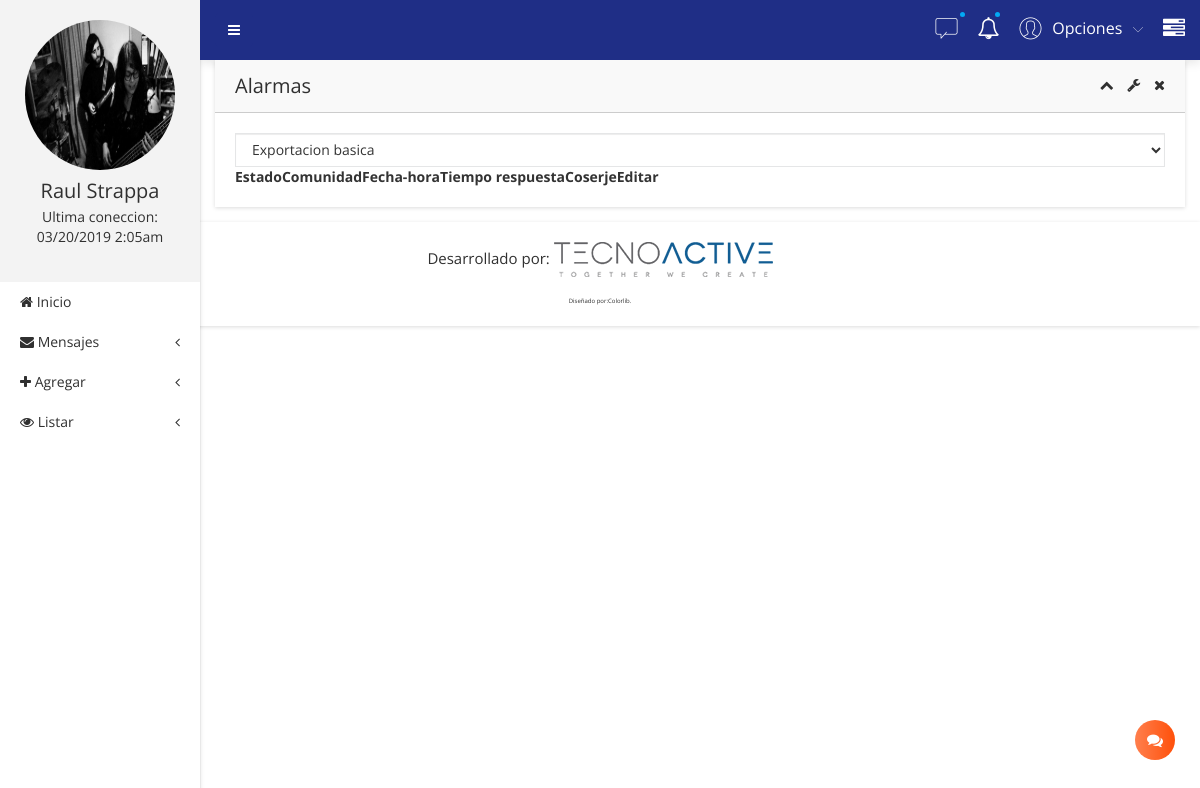
Page /?c=Usuario&a=Alarmas (signed in) on the earlier database version.
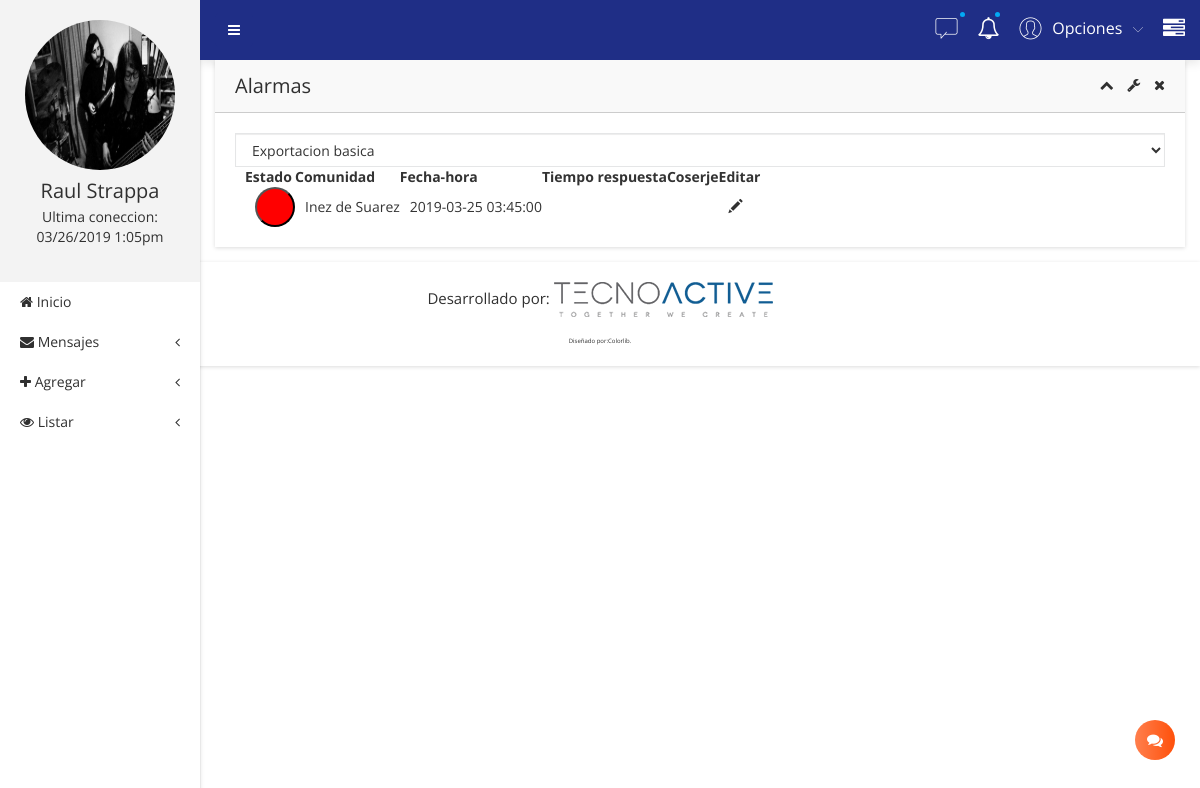
Same page on the later database version.
### tables this page shows
CREATE TABLE `alarma` (
  `idAlarma` int(6) NOT NULL,
  `idComunidad` int(6) NOT NULL,
  `fechaAlarma` datetime NOT NULL,
  `tiempoAlarma` int(6) DEFAULT NULL,
  `estadoAlarma` int(6) NOT NULL DEFAULT '0',
  `idUsuario` int(6) DEFAULT NULL
);

CREATE TABLE `comunidad` (
  `idComunidad` int(6) NOT NULL,
  `idAdmin` int(6) NOT NULL,
  `nombreComunidad` varchar(30) NOT NULL,
  `direccionComunidad` varchar(30) NOT NULL,
  `idRegion` int(20) NOT NULL,
  `idComuna` int(20) NOT NULL
);

### controller/usuario.controller.php (called while the page is built, shortened)
<?php
require_once 'model/alarma.php';
class UsuarioController
{
    public function Alarmas()
    {
      $a = new Alarma();
      require_once 'view/header.php';
      require_once 'view/listarAlarmas.php';
      require_once 'view/footer.php';
    }
}
 ?>

### model/database.php (called while the page is built, shortened)
<?php
class Database
{
	public static function Conn()
	{
		$conn = new PDO('mysql:host=localhost;dbname=awake','root','',array(PDO::MYSQL_ATTR_INIT_COMMAND=>'SET NAMES \'UTF8\''));
		$conn -> setAttribute(PDO::ATTR_ERRMODE,PDO::ERRMODE_EXCEPTION);
		return $conn;
	}
}
?>

### model/alarma.php (called while the page is built, shortened)
<?php
class Alarma
{
  private $conn;
  public function __CONSTRUCT()
   {
       try
       {
         $this->conn = Database::Conn();
       }
       catch(Exception $e)
       {
         die($e->getMessage());
       }
   }
   public function listar()
   {
      $sql = $this->conn->prepare("SELECT * FROM alarma left join usuario using(idUsuario) join comunidad using(idComunidad)");
      $sql->execute();
      return $sql->fetchAll(PDO::FETCH_OBJ);
   }
}
 ?>

### view/listarAlarmas.php (the view, shortened to what the changed rows need)
        <div class="admin-dashone-data-table-area">
            <div class="container-fluid">
                <div class="row">
                    <div class="col-lg-12">
                        <div class="sparkline8-list shadow-reset">
                            <div class="sparkline8-hd">
                                <div class="main-sparkline8-hd">
                                    <h1>Alarmas</h1>
                                    <div class="sparkline8-outline-icon">
                                        <span class="sparkline8-collapse-link"><i class="fa fa-chevron-up"></i></span>
                                        <span><i class="fa fa-wrench"></i></span>
                                        <span class="sparkline8-collapse-close"><i class="fa fa-times"></i></span>
                                    </div>
                                </div>
                            </div>
                            <div class="sparkline8-graph">
                                <div class="datatable-dashv1-list custom-datatable-overright">
                                    <div id="toolbar">
                                        <select class="form-control">
                                            <option value="">Exportacion basica</option>
                                        </select>
                                    </div>
                                    <table id="table" data-toggle="table" data-pagination="true" data-search="true" data-show-columns="true" data-show-pagination-switch="true" data-show-refresh="true" data-key-events="true" data-show-toggle="true" data-resizable="true" data-cookie="true" data-cookie-id-table="saveId" data-show-export="true" data-click-to-select="true" data-toolbar="#toolbar">
                                        <thead>
                                            <tr>
                                                <th data-field="state" data-checkbox="true"></th>
                                                <th data-field="Estado" data-editable="true">Estado</th>
                                                <th data-field="Comunidad" data-editable="true">Comunidad</th>
                                                <th data-field="Fecha-hora" data-editable="true">Fecha-hora</th>
                                                <th data-field="Tiempo respuesta" data-editable="true">Tiempo respuesta</th>
                                                <th data-field="Conserje" data-editable="true">Coserje</th>
                                                <th data-field="Editar" data-editable="true">Editar</th>
                                            </tr>
                                        </thead>
                                        <tbody>
                                          <?php foreach ($a->listar() as $row): ?>
                                            <tr>
                                              <td></td>
                                              <td><?php if ($row->estadoAlarma==0): ?>
                                                <input type="button" class="estadoDanger"name="" value="">
                                              <?php endif;  if ($row->estadoAlarma==1): ?>
                                                <input type="button" class="estadoSuccess"name="" value="">
                                              <?php endif; ?>
                                            </td>
                                            <td><?php echo $row->nombreComunidad ?></td>
                                            <td><?php echo $row->fechaAlarma ?></td>
                                            <td><?php echo $row->tiempoAlarma ?></td>
                                            <td><?php echo $row->nombre ?></td>
                                            <td class="centrado"><a href="#"<span class="glyphicon glyphicon-pencil"></span></a></td>
                                            </tr>
                                          <?php endforeach; ?>
                                        </tbody>
                                    </table>
                                </div>
                            </div>
                        </div>
                    </div>
                </div>
            </div>
        </div>
    </div>
</div>

### view/header.php (shortened to what the changed rows need)
<!doctype html>
<html class="no-js" lang="en">
<head>
    <link rel="stylesheet" href="assets/css/bootstrap.min.css">
    <link rel="stylesheet" href="assets/css/font-awesome.min.css">
    <link rel="stylesheet" href="assets/css/adminpro-custon-icon.css">
    <link rel="stylesheet" href="assets/css/meanmenu.min.css">
    <link rel="stylesheet" href="assets/css/jquery.mCustomScrollbar.min.css">
    <link rel="stylesheet" href="assets/css/animate.css">
    <link rel="stylesheet" href="assets/css/data-table/bootstrap-table.css">
    <link rel="stylesheet" href="assets/css/data-table/bootstrap-editable.css">
    <link rel="stylesheet" href="assets/css/normalize.css">
    <link rel="stylesheet" href="assets/css/c3.min.css">
    <link rel="stylesheet" href="assets/css/form/all-type-forms.css">
    <link rel="stylesheet" href="assets/css/form.css">
    <link rel="stylesheet" href="assets/style.css">
    <link rel="stylesheet" href="assets/css/responsive.css">
    <link rel="stylesheet" href="assets/css/miCSS.css">
</head>
<body class="materialdesign">
    <div class="wrapper-pro">
        <div class="left-sidebar-pro">
            <nav id="sidebar">
                <div class="sidebar-header">
                    <a href="#"><img src="<?php echo $_SESSION['fotoPerfil'] ?>" alt="" />
                    </a>
                    <h3><?php echo $_SESSION['nombre'] ?></h3>
                    <p>Ultima coneccion: <br> <?php echo $_SESSION['ultimaConexion'] ?></p>
                </div>
                <div class="left-custom-menu-adp-wrap">
                    <ul class="nav navbar-nav left-sidebar-menu-pro">
                        <li class="nav-item">
                            <a href="#" role="button" ><i class="fa big-icon fa-home"></i> <span class="mini-dn">Inicio</span> <span class=><i class=""></i></span></a>
                        </li>
                        <li class="nav-item"><a href="#" data-toggle="dropdown" role="button" aria-expanded="false" class="nav-link dropdown-toggle"><i class="fa big-icon fa-envelope"></i> <span class="mini-dn">Mensajes</span> <span class="indicator-right-menu mini-dn"><i class="fa indicator-mn fa-angle-left"></i></span></a>
                        </li>
                        <li class="nav-item"><a href="#" data-toggle="dropdown" role="button" aria-expanded="false" class="nav-link dropdown-toggle"><i class="fa big-icon fa-plus"></i> <span class="mini-dn">Agregar</span> <span class="indicator-right-menu mini-dn"><i class="fa indicator-mn fa-angle-left"></i></span></a>
                        </li>
                        <li class="nav-item"><a href="#" data-toggle="dropdown" role="button" aria-expanded="false" class="nav-link dropdown-toggle"><i class="fa big-icon fa-eye"></i> <span class="mini-dn">Listar</span> <span class="indicator-right-menu mini-dn"><i class="fa indicator-mn fa-angle-left"></i></span></a>
                        </li>
                    </ul>
                </div>
            </nav>
        </div>
        <div class="content-inner-all">
            <div class="header-top-area">
                <div class="fixed-header-top">
                    <div class="container-fluid">
                        <div class="row">
                            <div class="col-lg-1 col-md-6 col-sm-6 col-xs-12">
                                <button type="button" id="sidebarCollapse" class="btn bar-button-pro header-drl-controller-btn btn-info navbar-btn">
                                    <i class="fa fa-bars"></i>
                                </button>
                            </div>
                            <div class="col-lg-5 col-md-5 col-sm-6 col-xs-12">
                                <div class="header-right-info">
                                    <ul class="nav navbar-nav mai-top-nav header-right-menu">
                                        <li class="nav-item dropdown">
                                            <a href="#" data-toggle="dropdown" role="button" aria-expanded="false" class="nav-link dropdown-toggle"><span class="adminpro-icon adminpro-chat-pro"></span><span class="indicator-ms"></span></a>
                                        </li>
                                        <li class="nav-item"><a href="#" data-toggle="dropdown" role="button" aria-expanded="false" class="nav-link dropdown-toggle"><i class="fa fa-bell-o" aria-hidden="true"></i><span class="indicator-nt"></span></a>
                                        </li>
                                        <li class="nav-item">
                                            <a href="#" data-toggle="dropdown" role="button" aria-expanded="false" class="nav-link dropdown-toggle">
                                                <span class="adminpro-icon adminpro-user-rounded header-riht-inf"></span>
                                                <span class="admin-name">Opciones</span>
                                                <span class="author-project-icon adminpro-icon adminpro-down-arrow"></span>
                                            </a>
                                        </li>
                                        <li class="nav-item nav-setting-open"><a href="#" data-toggle="dropdown" role="button" aria-expanded="false" class="nav-link dropdown-toggle"><i class="fa fa-tasks"></i></a>
                                        </li>
                                    </ul>
                                </div>
                            </div>
                        </div>
                    </div>
                </div>
            </div>

Differences in the rows shown:
added alarma: idComunidad.nombreComunidad "Inez de Suarez", fechaAlarma "2019-03-25 03:45:00"
Other differences:
$_SESSION['ultimaConexion']: "03/20/2019 2:05am" → "03/26/2019 1:05pm"
